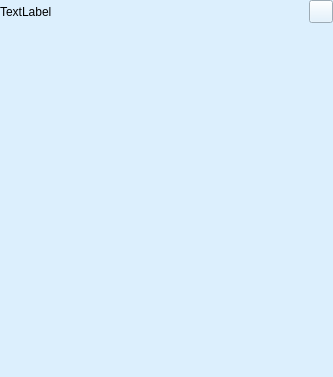
<?xml version="1.0" encoding="UTF-8"?>
<ui version="4.0">
 <class>Form</class>
 <widget class="QWidget" name="Form">
  <property name="geometry">
   <rect>
    <x>0</x>
    <y>0</y>
    <width>333</width>
    <height>377</height>
   </rect>
  </property>
  <property name="windowTitle">
   <string>Form</string>
  </property>
  <property name="styleSheet">
   <string notr="true">QToolTip { 
background-color:rgb(220, 239, 253); 
}
QWidget{
background-color: rgb(220, 239, 253);
}
QToolButton#toolButton{
	border-image: url(:/icon/image/button-close.png);
}</string>
  </property>
  <layout class="QVBoxLayout" name="verticalLayout1">
   <property name="spacing">
    <number>0</number>
   </property>
   <property name="leftMargin">
    <number>0</number>
   </property>
   <property name="topMargin">
    <number>0</number>
   </property>
   <property name="rightMargin">
    <number>0</number>
   </property>
   <property name="bottomMargin">
    <number>0</number>
   </property>
   <item>
    <layout class="QHBoxLayout" name="horizontalLayout1">
     <item>
      <widget class="QLabel" name="labelTitle">
       <property name="text">
        <string>TextLabel</string>
       </property>
      </widget>
     </item>
     <item>
      <widget class="QToolButton" name="toolButton">
       <property name="sizePolicy">
        <sizepolicy hsizetype="Fixed" vsizetype="Fixed">
         <horstretch>0</horstretch>
         <verstretch>0</verstretch>
        </sizepolicy>
       </property>
       <property name="text">
        <string/>
       </property>
      </widget>
     </item>
    </layout>
   </item>
   <item>
    <widget class="QScrollArea" name="scrollArea">
     <property name="styleSheet">
      <string notr="true">
QScrollBar:vertical
{
width:8px;
background:rgba(0, 0,0, 0);
margin:0px, 0px, 0px, 0px;
padding-top:9px;
padding-bottom:9px;
}
QScrollBar::handle:vertical
{
width:8px;
background:rgba(0, 0, 0, 55);
border-radius:4px;
min-height:20;
}
QScrollBar::handle:vertical:hover
{
width:8px;
background:rgba(0, 0, 0, 110);
border-radius:4px;
min-height:20;
}
QScrollBar::add-line:vertical
{
height:9px;
width:8px;
	border-image: url(:/direction/css/Icon/scrollBarDownArrow.svg);
subcontrol-position:bottom;
}
QScrollBar::sub-line:vertical
{
height:9px;
width:8px;

	border-image: url(:/direction/css/Icon/scrollBarUpArrow.svg);
subcontrol-position:top;
}
QScrollBar::add-page:vertical, QScrollBar::sub-page:vertical
{
background:rgba(0, 0, 0, 25);
}
/*   水平*/
QScrollBar:horizontal
{
width:8px;
background:rgba(0, 0,0, 0);
margin:0px, 0px, 0px, 0px;
padding-left:9px;
padding-right:9px;
}
QScrollBar::handle:horizontal
{
width:8px;
background:rgba(0, 0, 0, 55);
border-radius:4px;
min-height:20;
}
QScrollBar::handle:horizontal:hover
{
width:8px;
background:rgba(0, 0, 0, 110);
border-radius:4px;
min-height:20;
}
QScrollBar::add-line:horizontal
{
height:9px;
width:8px;
	border-image: url(:/direction/image/direction/arrow-down2x.png);
subcontrol-position:bottom;
}
QScrollBar::sub-line:horizontal
{
height:9px;
width:8px;

	border-image: url(:/direction/image/direction/arrow-up2x.png);
subcontrol-position:top;
}
QScrollBar::add-page:horizontal, QScrollBar::sub-page:horizontal
{
background:rgba(0, 0, 0, 25);
}</string>
     </property>
     <property name="frameShape">
      <enum>QFrame::NoFrame</enum>
     </property>
     <property name="verticalScrollBarPolicy">
      <enum>Qt::ScrollBarAsNeeded</enum>
     </property>
     <property name="horizontalScrollBarPolicy">
      <enum>Qt::ScrollBarAsNeeded</enum>
     </property>
     <property name="widgetResizable">
      <bool>true</bool>
     </property>
     <widget class="QWidget" name="scrollAreaWidgetContents">
      <property name="geometry">
       <rect>
        <x>0</x>
        <y>0</y>
        <width>333</width>
        <height>356</height>
       </rect>
      </property>
      <layout class="QVBoxLayout" name="verticalLayout">
       <property name="spacing">
        <number>0</number>
       </property>
       <property name="leftMargin">
        <number>3</number>
       </property>
       <property name="topMargin">
        <number>3</number>
       </property>
       <property name="rightMargin">
        <number>3</number>
       </property>
       <property name="bottomMargin">
        <number>3</number>
       </property>
       <item>
        <spacer name="verticalSpacer">
         <property name="orientation">
          <enum>Qt::Vertical</enum>
         </property>
         <property name="sizeHint" stdset="0">
          <size>
           <width>20</width>
           <height>347</height>
          </size>
         </property>
        </spacer>
       </item>
      </layout>
     </widget>
    </widget>
   </item>
  </layout>
 </widget>
 <resources/>
 <connections/>
</ui>
